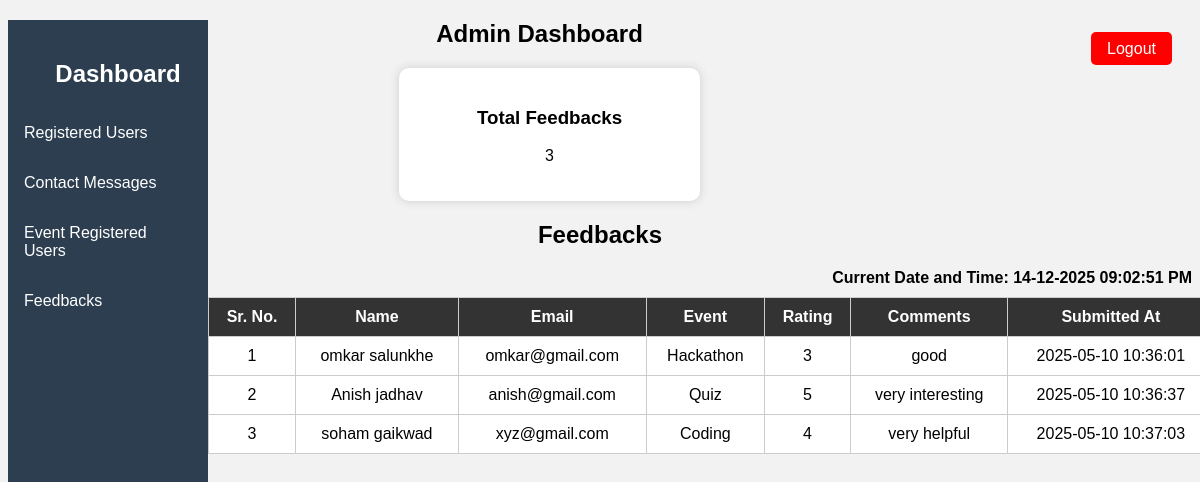
Screenshot of /admin-feedback.php with the database file from the repository.
### tables this page shows
CREATE TABLE `feedback` (
  `id` int(11) NOT NULL,
  `name` varchar(100) NOT NULL,
  `email` varchar(100) NOT NULL,
  `event` varchar(50) NOT NULL,
  `rating` int(11) NOT NULL,
  `comments` text,
  `submitted_at` timestamp NOT NULL DEFAULT CURRENT_TIMESTAMP
);

### admin-feedback.php (the view, shortened to what this page needs)
<?php include 'db.php';?>
<?php
$total_feedbacks = $conn->query("SELECT COUNT(*) as total FROM feedback")->fetch_assoc()['total'];
?>
<!DOCTYPE html>
<html>
<head>
</head>
<body>
<main>
<div class="sidebar">
 <h2 style="color:white;margin-left:20px;">Dashboard</h2>
    <a href="register-users.php">Registered Users</a>
    <a href="contact_messages.php">Contact Messages</a>
	<a href="event_participants.php">Event Registered Users</a>
	<a href="admin-feedback.php">Feedbacks</a>
</div>
<div class="logout">
    <a href="admin.php?logout=true">Logout</a>
</div>
<h2>Admin Dashboard</h2>
<div class="dashboard">
    <div class="card">
        <h3>Total Feedbacks</h3>
        <p><?php echo $total_feedbacks; ?></p>
    </div>
</div>
<h2>Feedbacks</h2>
<div style="text-align: right; margin-bottom: 10px; font-weight: bold; font-size: 16px;">
    Current Date and Time: <?php echo date("d-m-Y h:i:s A"); ?>
</div>
<table>
    <tr>
        <th>Sr. No.</th>
        <th>Name</th>
        <th>Email</th>
        <th>Event</th>
        <th>Rating</th>
		 <th>Comments</th>
		 <th>Submitted At</th>
    </tr>
    <?php
    $res = $conn->query("SELECT * FROM feedback");
    if ($res->num_rows > 0) {
		$sr_no = 1;
        while ($row = $res->fetch_assoc()) {
            echo "<tr>";
			echo  "<td>" .$sr_no++ . "</td>";
               echo" <td>{$row['name']}</td>";
               echo"<td>{$row['email']}</td>";
               echo"<td>{$row['event']}</td>";
				echo"<td>{$row['rating']}</td>";
				echo"<td>{$row['comments']}</td>";
				 echo"<td>{$row['submitted_at']} </td>";
           echo"</tr>";
        }
    } else {
        echo "<tr><td colspan='6'>No feedbacks found</td></tr>";
    }
    ?>
</table>
</main>
</body>
</html>

### admin-feedback.php (style rules this page uses)
body { font-family: Arial; background: #f2f2f2; }
h2 { text-align: center; }
.dashboard { display: flex; justify-content: space-around; margin: 20px; }
.card { background: #fff; padding: 20px; width: 25%; text-align: center; border-radius: 10px; box-shadow: 0 0 10px #ccc; }
table { width: 85%; margin-left:200px; background: white; border-collapse: collapse; }
th, td { padding: 10px; text-align: center; border: 1px solid #ccc; }
th { background: #333; color: white; }
.logout { float: right; margin: 20px; }
.logout a { text-decoration: none; background: red; color: white; padding: 8px 16px; border-radius: 5px; }
.sidebar { width: 200px; height: 100vh; background-color: #2c3e50; padding-top: 20px; position: fixed; }
.sidebar a { display: block; color: white; padding: 16px; text-decoration: none; }

### rows the page displays
feedback: name "omkar salunkhe", email "omkar@gmail.com", event "Hackathon", rating "3", comments "good", submitted_at "2025-05-10 10:36:01"
feedback: name "Anish jadhav", email "anish@gmail.com", event "Quiz", rating "5", comments "very interesting", submitted_at "2025-05-10 10:36:37"
feedback: name "soham gaikwad", email "xyz@gmail.com", event "Coding", rating "4", comments "very helpful", submitted_at "2025-05-10 10:37:03"

### other values shown
$total_feedbacks "3"
